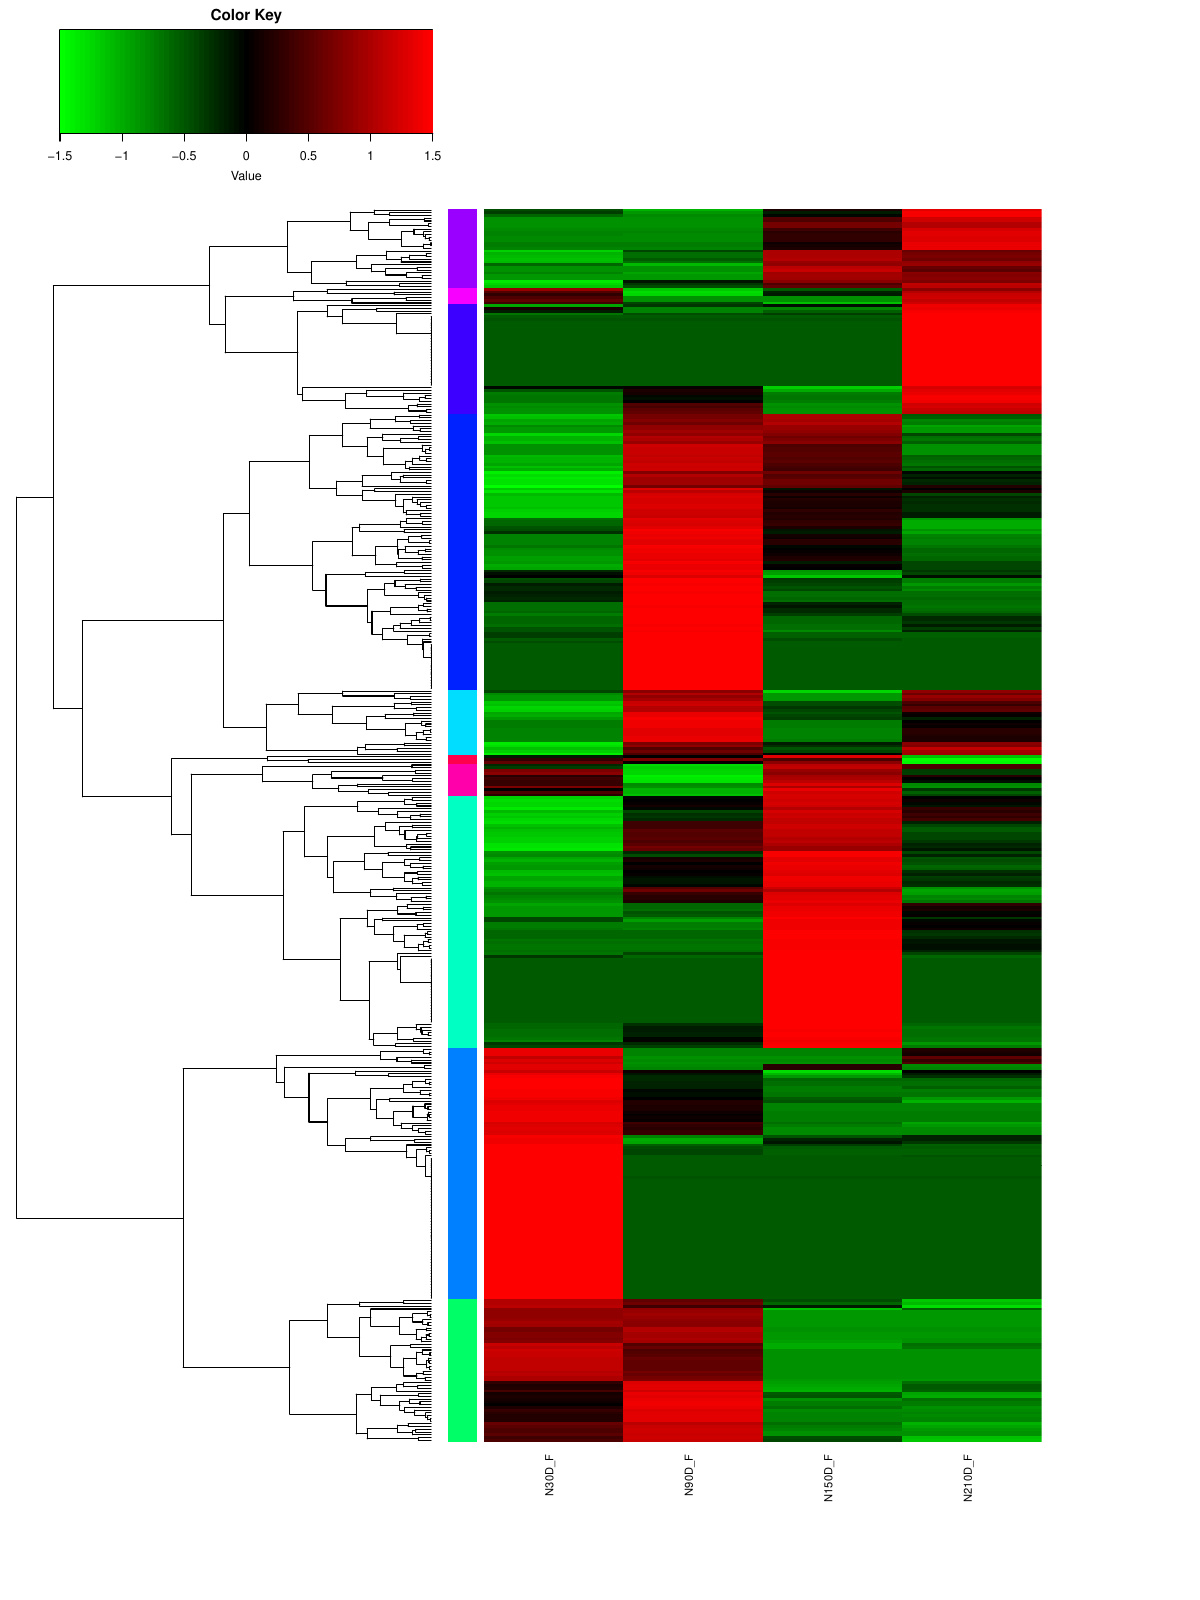

This chart was generated by the following R code:

options(warn=-100)
input_matrix<-"fat_diffcirc_intron.txt"
logNorm<-10
width<-12
height<-16
clsize<-1
rlsize<-0
mlow<-12
mright<-12
cltype<-"row" #### both row column none

library(cluster)
library(gplots)
library(Biobase)

data = read.table(input_matrix, header=T, check.names=F, sep="\t",stringsAsFactors=F)
rownames(data) = data[,1] # set rownames to gene identifiers
data = data[,2:length(data[1,])] # remove the gene column since its now the rowname value
data = as.matrix(data) # convert to matrix
cdata<-colnames(data)
myheatcol = redgreen(75)[75:1]
#colnames(data)
if(logNorm!=0){
data = log(data+1,base=logNorm)
centered_data = t(scale(t(data), scale=T)) # center rows, mean substracted
hc_genes = agnes(centered_data, diss=FALSE, metric="euclidean") # cluster genes
hc_samples = hclust(as.dist(1-cor(centered_data, method="spearman")), method="complete") # cluster conditions
final_data<-centered_data
}
#colnames(final_data)
if(logNorm==0){
hc_genes = agnes(data,diss=FALSE, metric="euclidean") # cluster genes
hc_samples = hclust(as.dist(1-cor(data, method="spearman")), method="complete") # cluster conditions
final_data<-data
}
if(cltype=="both"){Rowv=as.dendrogram(hc_genes);Colv=as.dendrogram(hc_samples)}
if(cltype=="row"){Rowv=as.dendrogram(hc_genes);Colv=NA}
if(cltype=="column"){Rowv=NV;Colv=as.dendrogram(hc_samples)}
if(cltype=="none"){Rowv=NA;Colv=NA}

#gene_partition_assignments <- cutree(as.hclust(hc_genes), k=subclustNum);
#partition_colors = rainbow(length(unique(gene_partition_assignments)), start=0.4, end=0.95)
#gene_colors = partition_colors[gene_partition_assignments]
save(list=ls(all=TRUE), file="all.RData")

### cexRow cexCol
if(rlsize==0){ 
NR<-nrow(final_data)
if(NR<=100){rlsize = 1.2/log10(NR);}
if(NR>100 && NR<=300){rlsize = 1/log10(NR)}
if(NR>300 && NR<=500){rlsize = 0.5/log10(NR)}
if(NR>500 && NR<=1000){rlsize = 0.3/log10(NR)}
if(NR>1000){rlsize = 0.3/log10(NR);height=24}
}

####### output the odered matrix after clustered
if(cltype=="both"){
	order_mat<-data[hc_genes$order[nrow(data):1],hc_samples$order]
	write.table(order_mat,paste("heatmap",".pdf.orderedmat",sep=""),sep="	",col.names=NA,row.names=T,quote=F)
	}
if(cltype=="row"){
	order_mat<-data[hc_genes$order[nrow(data):1],]
	write.table(order_mat,paste("heatmap",".pdf.orderedmat",sep=""),sep="	",col.names=NA,row.names=T,quote=F)
	 }

colnames(final_data)
if(1==1){subclustNum<-ifelse(nrow(order_mat)>200, 10, 5)}
####### heatmap-plot
heatmap_filename<-paste("heatmap",".pdf",sep="")
pdf(file=heatmap_filename, width=width,height=height, paper="special")

if(1==0){
	heatmap.2(final_data, dendrogram=cltype,Rowv=Rowv,Colv=Colv,col=myheatcol, scale="none", density.info="none", trace="none",cexCol=clsize, cexRow=rlsize,lhei=c(0.3,2), lwid=c(2.5,4),margins=c(mlow,mright),labRow = F)
}
if(1==1){
	gene_partition_assignments <- cutree(as.hclust(hc_genes), k=subclustNum);
	partition_colors = rainbow(length(unique(gene_partition_assignments)), start=0.4, end=0.95)
	gene_colors = partition_colors[gene_partition_assignments]
	heatmap.2(final_data, dendrogram=cltype,Rowv=Rowv,Colv=Colv,col=myheatcol, RowSideColors=gene_colors, scale="none", density.info="none", trace="none",cexCol=clsize, cexRow=rlsize,lhei=c(0.3,2), lwid=c(2.5,4),margins=c(mlow,mright),labRow = F)
}
dev.off()

####### plot the subclusters trendlines
subcluster_out = paste("subclusters_",subclustNum,sep="")
dir.create(subcluster_out)
gene_names = rownames(final_data)
num_cols = length(final_data[1,])
for (i in 1:subclustNum) {
	partition_i = (gene_partition_assignments == i)
	partition_centered_data = final_data[partition_i,]
	# if the partition involves only one row, then it returns a vector instead of a table
	if (sum(partition_i) == 1){
	dim(partition_centered_data) = c(1,num_cols)
	colnames(partition_centered_data) = colnames(final_data)
	rownames(partition_centered_data) = gene_names[partition_i]
	}
	outfile = paste(subcluster_out, "/subcluster_", i, sep='')
	write.table(partition_centered_data, file=outfile, quote=F, col.names=NA, row.names=T,sep="	")
}
tmp = as.data.frame(list.files(subcluster_out))
colnames(tmp)=c("file")
tmp$num = as.numeric(gsub("subcluster_","",tmp$file))
tmp = tmp[order(tmp$num),]
files <- as.character(tmp$file)
ncols<-ceiling(length(files)/2)
pdf(file=paste("heatmap","_trendlines_for_",subclustNum,"_subclusters.pdf",sep=""))
par(mfrow=c(2,2))
par(cex=0.6)
par(mar=c(7,4,4,2))
for (i in 1:length(files)) {
    data = read.delim(paste(subcluster_out,files[i],sep="/"), header=T, row.names=1)
    ymin = min(data); ymax = max(data);
    plot_label = paste(files[i], ', ', length(data[,1]), " genes", sep='')
    plot(as.numeric(data[1,]), type='l', ylim=c(ymin,ymax), main=plot_label, col='lightgray', xaxt='n', xlab='', ylab='centered log2(fpkm+1)')
    axis(side=1, at=1:length(data[1,]), labels=as.character(cdata), las=2)
    for(r in 2:length(data[,1])) {
        points(as.numeric(data[r,]), type='l', col='lightgray')
    }
    points(as.numeric(colMeans(data)), type='o', col='blue')
}
dev.off()

